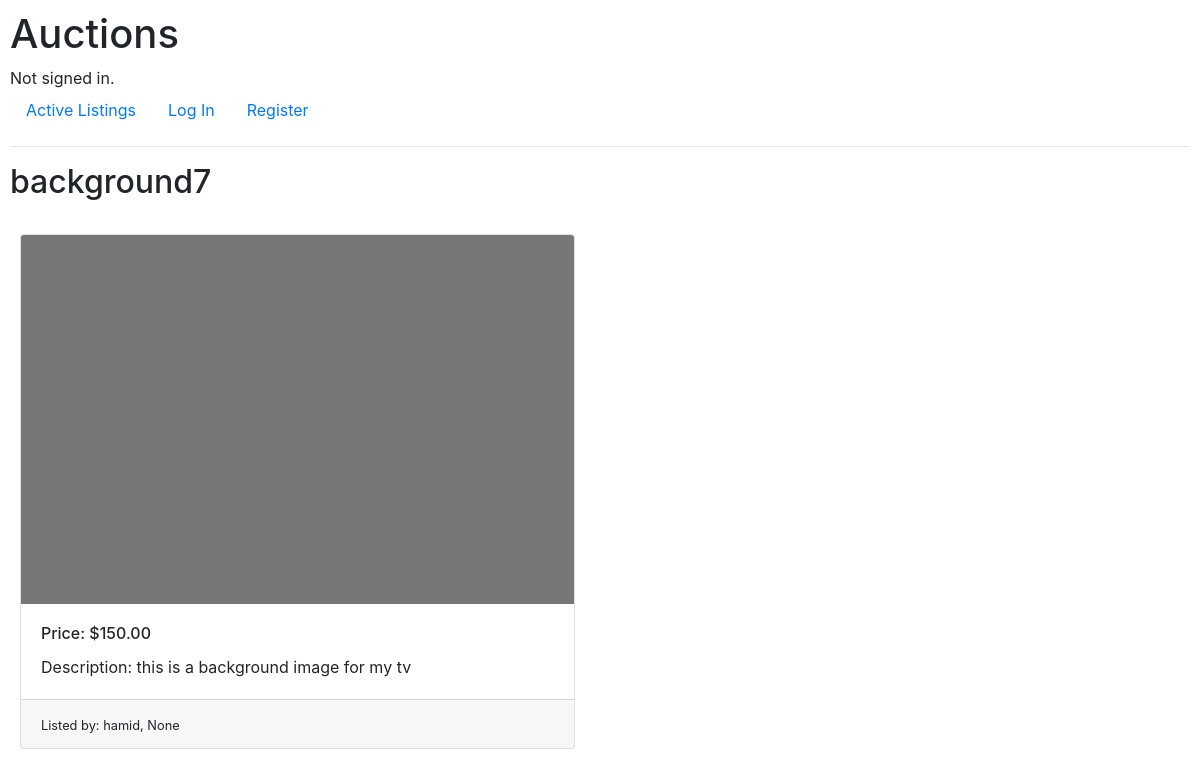
The page /9 on the database as committed earlier.
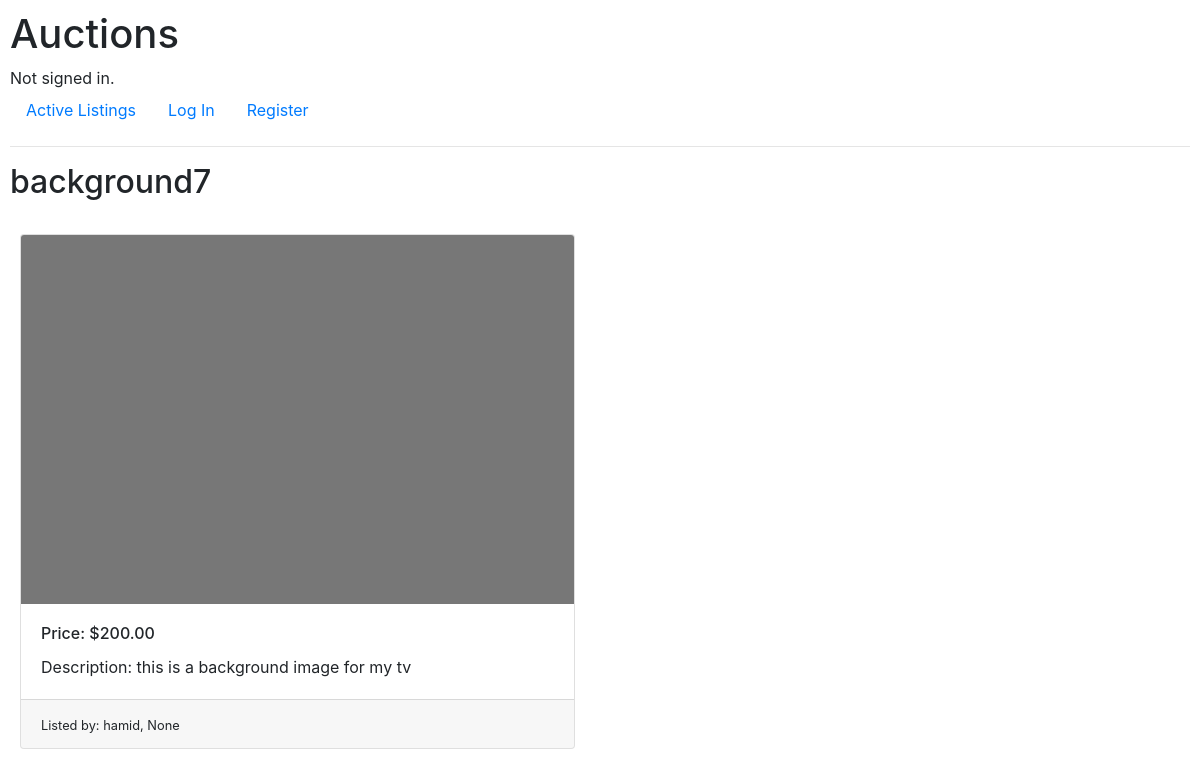
The same page on the database as committed later.
### auctions/models.py (models this page shows)
class Listing(models.Model):
    product_image = models.ImageField(upload_to='files/images', blank=True, null=True)
    product_name = models.CharField(max_length=200, blank=True, null=True)
    description = models.CharField(max_length=255, blank=True, null=True)
    price = models.DecimalField(max_digits=10, decimal_places=2)
    date_created = models.DateTimeField(blank=True, null=True)
    seller = models.ForeignKey(User, on_delete=models.CASCADE, blank=True, null=True, related_name='seller')
    winner = models.ForeignKey(User, on_delete=models.CASCADE, blank=True, null=True, related_name='winner')

class User(AbstractUser):
    pass

### auctions/views.py (the view, shortened to what this page needs)
# urls.py: path("<int:listing_id>", views.listing, name="listing"),
def listing(request, listing_id):
    prd = Listing.objects.get(pk=listing_id)
    lst = Listing.objects.get(id=listing_id)
    if request.user.is_authenticated:
        if Watchlist.objects.filter(product=prd, user=request.user):
            is_w = True
        else:
            is_w = False
    else:
        return render(request, "auctions/listing.html", {
            'form': Place_Bid(),
            "listing": lst,
        })

### auctions/templates/auctions/listing.html (shortened to what this page needs)
{% extends "auctions/layout.html" %}
{% block body %}
<h2>{{ listing.product_name }}</h2>
    <div class="row row-cols-1 row-cols-md-2 g-4">
        <div class="col" style="padding: 25px;">
            <div class="card h-100">
                <img src="{{ listing.product_image}}" class="card-img-top" alt="No image listed">
                <div class="card-body">
                    <h6 class="card-title">Price: ${{ listing.price }}</h6>
                    <p class="card-text">Description: {{ listing.description }}</p>
                </div>
                <div class="card-footer">
                    <small class="text-body-secondary">Listed by: {{ listing.seller }}, {{ listing.date_created }}</small>
        </div>
    </div>
{% endblock %}

Rows that differ between the two databases and show on the page:
changed Listing "background7": price "150.00" → "200.00"
